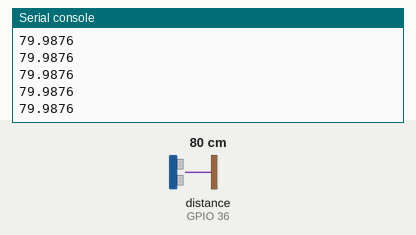
A program run on a simulated ESP32 board running MicroPython. Parts: the last lines printed to the serial console. The test bench sets the inputs (shaded band); at power-on: distance to the obstacle (sensor on GPIO 36) 80 cm. The echo pulse lasts 58.3 µs per cm.

Above: at 1.2 s.
1.3 s: distance to the obstacle (sensor on GPIO 36) set to 2 cm
At 1.38 s:
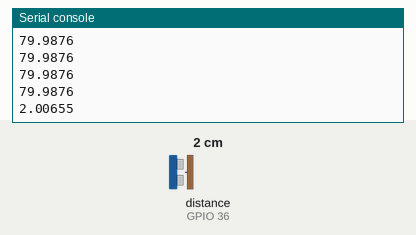
2.8 s: distance to the obstacle (sensor on GPIO 36) set to 4 cm
At 2.89 s:
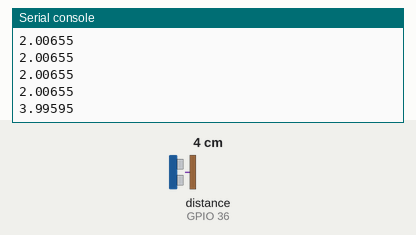
Timing chart, 0 to 5.8 s (numbered marks = the images above; inputs shaded):
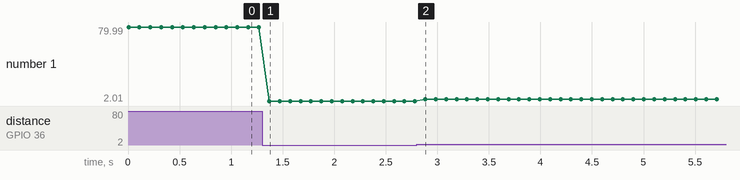

The program:

ultrasensortest.py
```python
from machine import Pin, PWM, time_pulse_us
import time

class Ultrasonic:
    def __init__(self, trig_pin, echo_pin):
        self.trig = Pin(trig_pin, Pin.OUT)
        self.echo = Pin(echo_pin, Pin.IN)

    def get_distance(self):
        self.trig.value(0)
        time.sleep_us(2)
        self.trig.value(1)
        time.sleep_us(10)
        self.trig.value(0)

        duration = time_pulse_us(self.echo, 1, 30000)
        if duration <= 0:
            return None
        distance = (duration / 2) * 0.0343  # cm
        return distance

# ------------ Ultrasonic Reaction Test ------------
sensor = Ultrasonic(23, 36)
THRESHOLD = 10  # cm

print("Ultrasonic motor test starting... observe behavior!")

while True:
    dist = sensor.get_distance()
    print(dist)
    time.sleep(0.1)
```

Measured:
- after the input at 1.3 s, the serial console: prints a new line after 0.07 s (image 1)
- after the input at 2.8 s, the serial console: prints a new line after 0.08 s (image 2)
- plotted number 1: 79.99 → 2.01 after the input at 1.3 s, 2.01 → 4 after the input at 2.8 s
